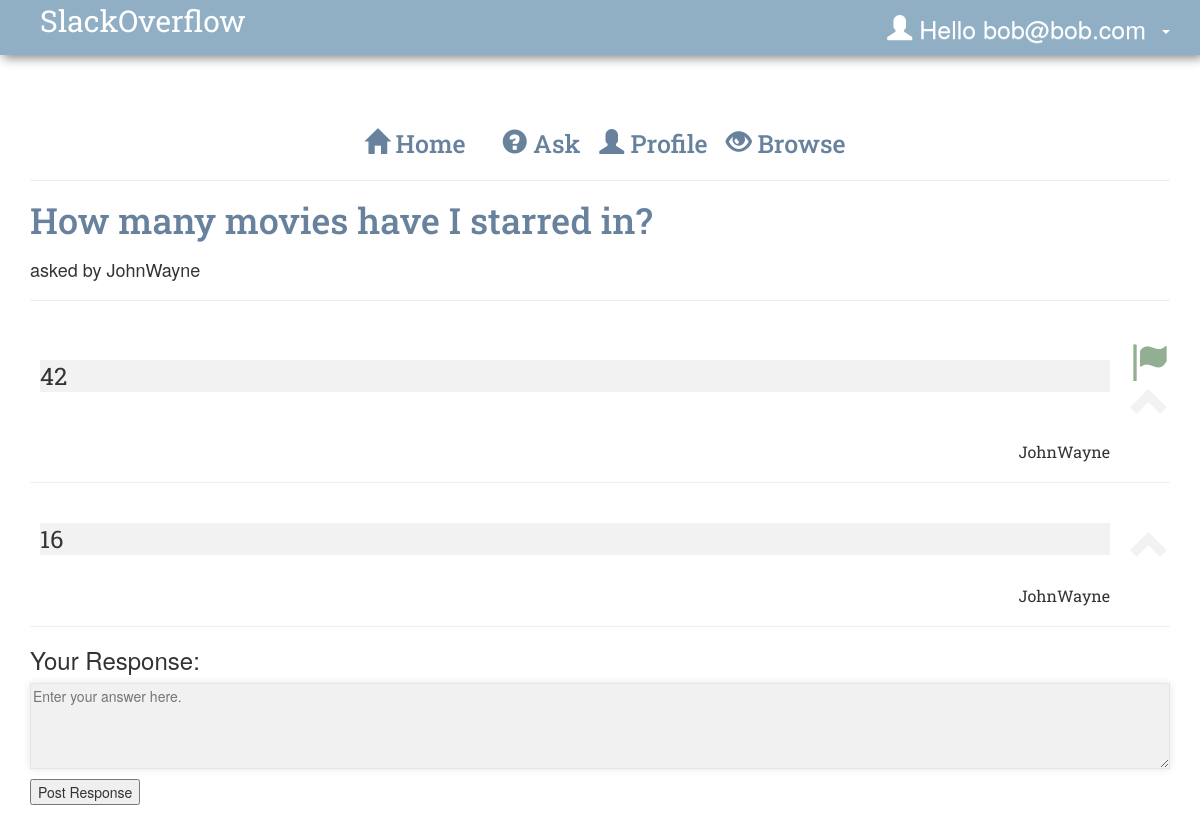
/answer.php?q_id=44 (signed in), run on an earlier commit of the app's database.
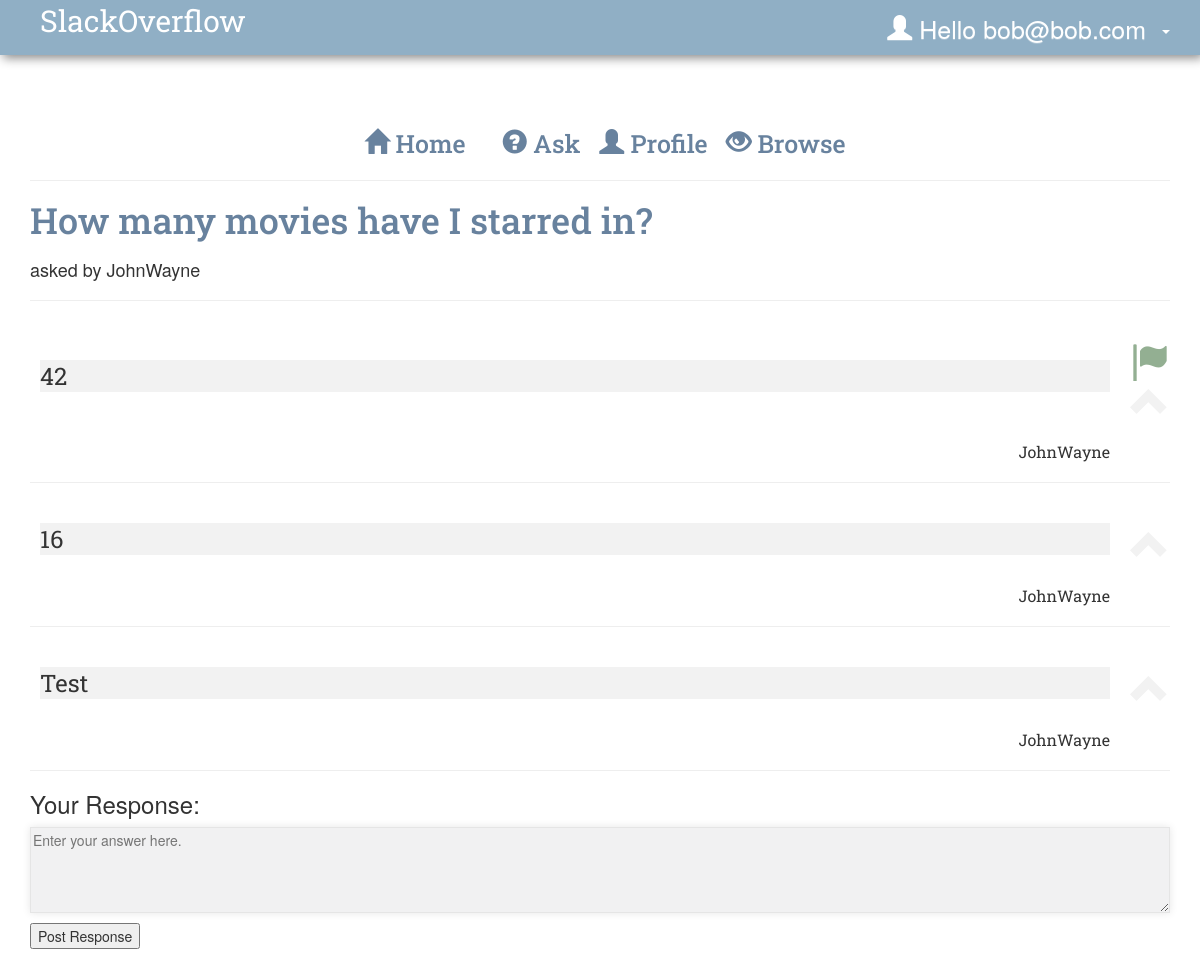
And on a later commit of the database.
### tables this page shows
CREATE TABLE `answers` (
  `answer_id` int(11) NOT NULL,
  `answer` varchar(5000) NOT NULL,
  `responder_id` int(11) NOT NULL,
  `question_id` int(11) NOT NULL,
  `is_best` tinyint(1) DEFAULT '0',
  `num_upvotes` int(11) DEFAULT NULL
);

CREATE TABLE `users` (
  `user_id` int(11) NOT NULL,
  `user_name` varchar(255) NOT NULL,
  `user_email` varchar(60) NOT NULL,
  `user_pass` varchar(255) NOT NULL,
  `is_guest` tinyint(1) NOT NULL DEFAULT '0'
);

### class.user.php (called while the page is built, shortened)
<?php
class USER
{
	private $conn;
	public function __construct()
	{
		$database = new Database();
		$db = $database->dbConnection();
		$this->conn = $db;
    }
	public function runQuery($sql)
	{
		$stmt = $this->conn->prepare($sql);
		return $stmt;
	}
}
?>

### answer.php (the view, shortened to what this page needs)
<?php
  require_once("class.user.php");
  $auth_user = new USER();
  $user_id = $_SESSION['user_session'];
  $servername = "localhost";
$username = "admin";
$password = "M0n@rch$";
$dbname = "slackoverflow";
$conn = new mysqli($servername, $username, $password, $dbname);
  $stmt = $auth_user->runQuery("SELECT * FROM users WHERE user_id=:user_id");
  $stmt->execute(array(":user_id"=>$user_id));
  $userRow=$stmt->fetch(PDO::FETCH_ASSOC);
  $user_is_guest = $userRow['is_guest'];
		$q_id = $_GET["q_id"];
		$sql = "SELECT question_title, question, question_id, asker_id, answer_id, user_id, user_name, is_solved FROM questions join users on asker_id=user_id
			WHERE question_id=$q_id";
        $result = $conn->query($sql);
        $row = $result->fetch_assoc();
?>
<!DOCTYPE html PUBLIC "-//W3C//DTD XHTML 1.0 Transitional//EN" "http://www.w3.org/TR/xhtml1/DTD/xhtml1-transitional.dtd">
<html xmlns="http://www.w3.org/1999/xhtml">
<head>
<link href="bootstrap/css/bootstrap.min.css" rel="stylesheet" media="screen">
<link href="bootstrap/css/bootstrap-theme.min.css" rel="stylesheet" media="screen">
<link rel="stylesheet" href="style.css" type="text/css"  />
</head>
<nav class="navbar navbar-default navbar-fixed-top">
  <div class="container">
    <div class="navbar-header">
      <a class="logo" href="home.php">SlackOverflow</a>
    </div>
    <div id="navbar" class="navbar-collapse collapse">
      <ul class="nav navbar-nav navbar-right">
        <li class="dropdown">
          <a href="#" id="dropdown" data-toggle="dropdown" role="button" aria-haspopup="true" aria-expanded="false">
            <span class="glyphicon glyphicon-user"></span>&nbsp;Hello
              <?php
                  if($user_is_guest == FALSE)
                  {
                    echo $userRow['user_email'];
                  }
                  else{
                    echo " Guest";
                  }
              ?>&nbsp;
              <span class="caret">
              </span>
          </a>
        </li>
      </ul>
    </div>
  </div>
</nav>
<div class="container-fluid" style="margin-top:80px;">
    <div class="container">
        <h1 id="secondLevelLinks">
          <a href="home.php"><span class="glyphicon glyphicon-home"></span> Home</a> &nbsp;
          <a href="ask.php"><span class="glyphicon glyphicon-question-sign"></span> Ask</a>
          <a href="profile.php"><span class="glyphicon glyphicon-user"></span> Profile</a>
          <a href="browse.php"><span class="glyphicon glyphicon-eye-open"></span> Browse</a>
          </h1>
       	<hr />
<body>
	<h1 id="questionAnswerPage"><?php echo $row['question_title']; ?></h1>
	<h3 id="questionAnswerPage"><?php echo $row['question']; ?></h1>
	<h4>asked by <?php echo $row['user_name']; ?></h3>
	<?php
	$sql = "SELECT answer_id, answer, responder_id, is_best, user_name
			FROM answers JOIN users WHERE question_id=$q_id and responder_id=user_id";
      $getAskerID = "SELECT asker_id, is_solved FROM questions WHERE question_id=$q_id";
      $result = $conn->query($getAskerID);
      $questionInfo = $result->fetch_assoc();
      $askerID = $questionInfo["asker_id"];
      $loggedInID = $_SESSION['user_id'];
    if($askerID == $loggedInID)
    {
    $isAsker = TRUE;
    }
    else{
      $isAsker = FALSE;
    }
        $result = $conn->query($sql);
        while($row = $result->fetch_assoc())
        {
        	$is_best = $row["is_best"];
        	echo "<hr><table>";
        	echo "<tr>
        		<td id=\"answerTD\"><p id=\"responseBody\">".$row["answer"]."</p></td>
        		<td id=\"answerTD\">
        			<table>
        			<form name=\"bestAnswerForm\" method=\"post\" action=\"selectbestanswer.php\">";
        	if($isAsker == FALSE and $is_best == TRUE) {echo
        			"<tr> <span class=\"glyphicon glyphicon-flag\"></span> </tr>";}
          if($isAsker == FALSE) {echo "<tr> <span class=\"glyphicon glyphicon-chevron-up\"></span> </tr>";}
        	echo "</form>
        			</table>
        		</td>
        		</tr>";
        	echo"<tr>
        			<td><div align=\"right\">".$row["user_name"]."</div>
        		</tr>
        	";
        	echo"</table>";
        }
    ?>
	<hr>
	<h3>Your Response:</h3>
	<form class="form" method="post" action="postAnswer.php">
	<p class="Answer Body">
        <textarea  name="answerBody" id="answerBody" placeholder="Enter your answer here." rows="4" cols="50"/></textarea>
    </p>
    <?php
    if($_SESSION['user_name'] != "guest")
              {
                echo "
                <p class=\"submit\">
                <input type=\"submit\" value=\"Post Response\">
                ";
              }
              else{
                echo "<label>Guests can't answer a question. You must sign in.</label>";
              }
    ?>
    </p>
    </form>
</body>
</html>

What changed in the data, as far as the page shows it:
added answers: answer "Test", responder.user_name "JohnWayne"
